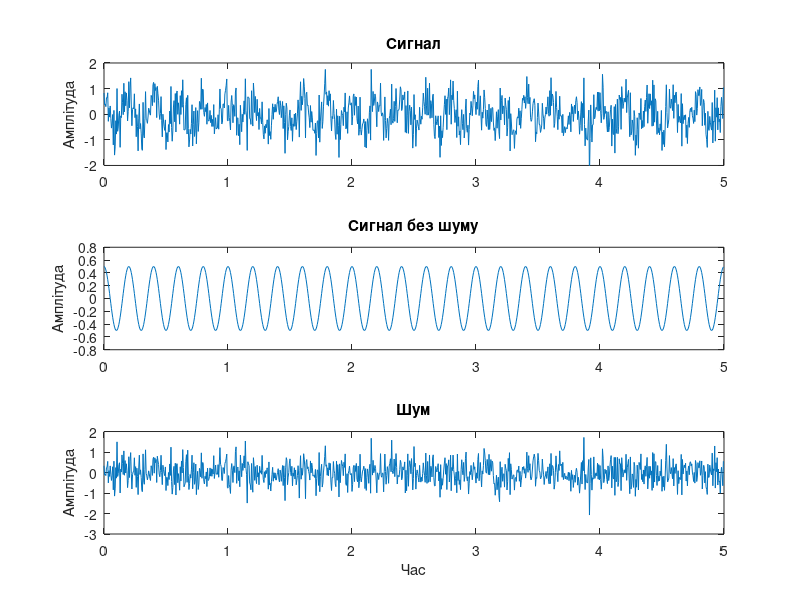

MATLAB code to generate this figure: (Note: this script raises an error after producing the figure.)
function lab05_main
%=== Дисципліна: Основи обробки біомедичної інформації ===
%--- Лабораторна робота #5 КОРЕЛЯЦІЙНИЙ АНАЛІЗ БІОСИГНАЛІВ
%
% Використовуйте файли даних: 
%   eeg1-c3.dat - сигнал ЕЕГ, fs = 100 Гц
%   eeg1-f3.dat - сигнал ЕЕГ, fs = 100 Гц
%   eeg1-f4.dat - сигнал ЕЕГ, fs = 100 Гц
%   eeg1-p3.dat - сигнал ЕЕГ, fs = 100 Гц
%   eeg1-p4.dat - сигнал ЕЕГ, fs = 100 Гц
%   eeg1-o2.dat - сигнал ЕЕГ, fs = 100 Гц
%----------------------------------------------------------

clear, clc, close all
disp('Лабораторна робота #5')
disp('КОРЕЛЯЦІЙНИЙ АНАЛІЗ БІОСИГНАЛІВ')
disp('Виконав:  , група ... ННІІДС')

%=== Завдання #1.1 ===
% Моделювання стаціонарного випадкового процесу
fs = 200;
f0 = 5;
A = 0.5;
D = 0.25;
n = 1000;
t = (0:(n-1))/fs; % вектор часу
s = A*cos(2*pi*f0*t);
v = randn(size(t))*sqrt(D);
x = s + v;

% Графіки отриманих сигналів
figure(1)
y = filter(v, s, x);
subplot(3, 1, 1), plot(t, x);
title('Сигнал'); 
ylim([-2 2]); 
ylabel('Амплітуда');
subplot(3, 1, 2), plot(t, s);
title('Сигнал без шуму'); ylabel('Амплітуда')
subplot(3, 1, 3), plot(t, v);
title('Шум'); xlabel('Час'); ylabel('Амплітуда');

%=== Завдання #1.2 ===
% Обчислення оцінки дисперсії шуму, дисперсії сигналу та відношення шум/сигнал
fprintf('Дисперсія сигналу = %4.3g\n', var(s))
fprintf('Дисперсія шуму = %4.3g\n', var(v))
fprintf('Відношення шум/сигнал = %4.3g\n', snr(s, v))

%=== Завдання #1.3 ===
% Обчислення незміщеної оцінки АКФ змодельованого процесу  
maxlag = fix(0.2*length(x));
[v, lags] = xcorr(x, maxlag, 'unbiased');
figure(2)
plot(lags, v); title('Незміщена АКФ змодельованого процесу');
xlim([-5 5]);
xlabel('Відліки'); ylabel('Амплітуда');

%=== Завдання #1.4 ===
% Обчислення зміщеної оцінки АКФ змодельованого процесу  
maxlag2 = fix(0.8*length(x));
[v2, lags2] = xcorr(x, maxlag2, 'biased');
figure(3)
plot(lags2, v2); title('Зміщена АКФ змодельованого процесу');
xlim([-5 5]);
xlabel('Відліки'); ylabel('Амплітуда');

%=== Завдання #1.5 ===
% Обчислення оцінки АКФ змодельованого процесу при збільшенні тривалості процесу 
%t=100
t3 = 0:100; % вектор часу
v3 = randn(size(t3))*sqrt(D);
s3 = A*cos(2*pi*f0*t3);
x3 = s3+v3;

maxlag3 = fix(0.3*length(x3));
[r3, lags3] = xcorr(x3, maxlag3, 'unbiased');
figure(4)
plot(lags3, r3); title('Незміщена АКФ змодельованого процесу при t = 100');
xlim([-30 30]);
xlabel('Відліки'); ylabel('Амплітуда');

%t=1000
t4 = 0:1000; % вектор часу
v4 = randn(size(t4))*sqrt(D);
s4 = A*cos(2*pi*f0*t4);
x4 = s4+v4;

maxlag4 = fix(0.3*length(x4));
[r4, lags4] = xcorr(x4, maxlag4, 'unbiased');
figure(5)
plot(lags4, r4); title('Незміщена АКФ змодельованого процесу при t = 1000');
xlim([-30 30]);
xlabel('Відліки'); ylabel('Амплітуда');
